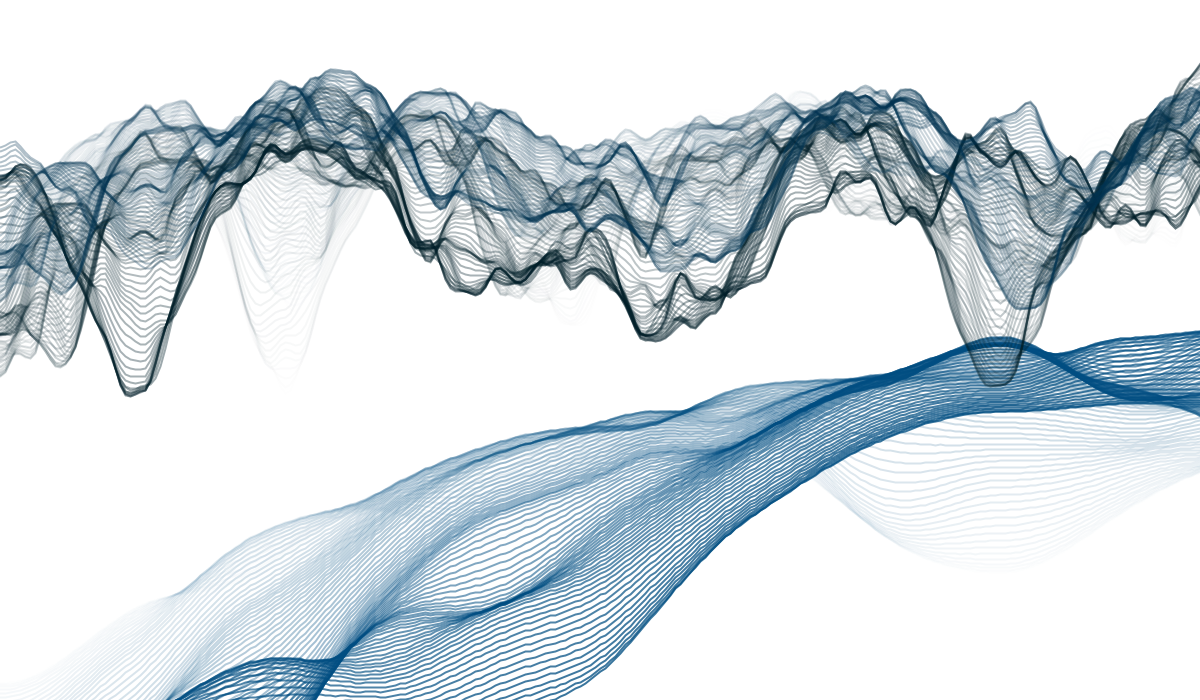
Frame 1 (no input)
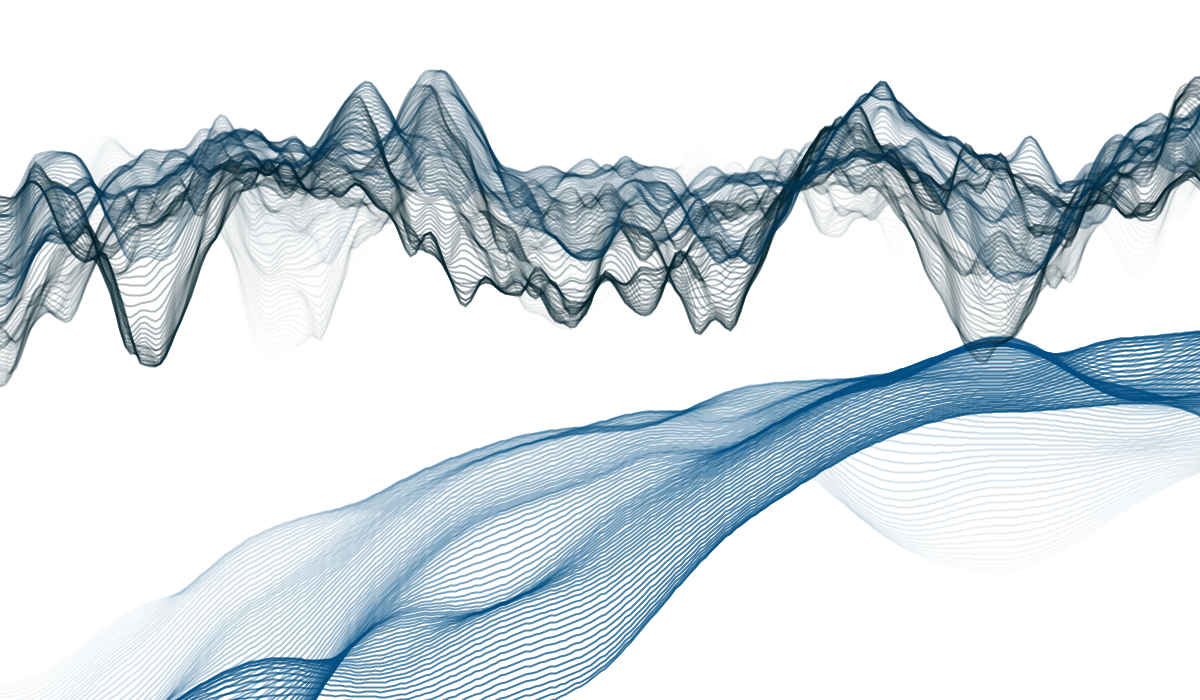
Frame 60 (the mouse pressed at the canvas centre just before this capture)
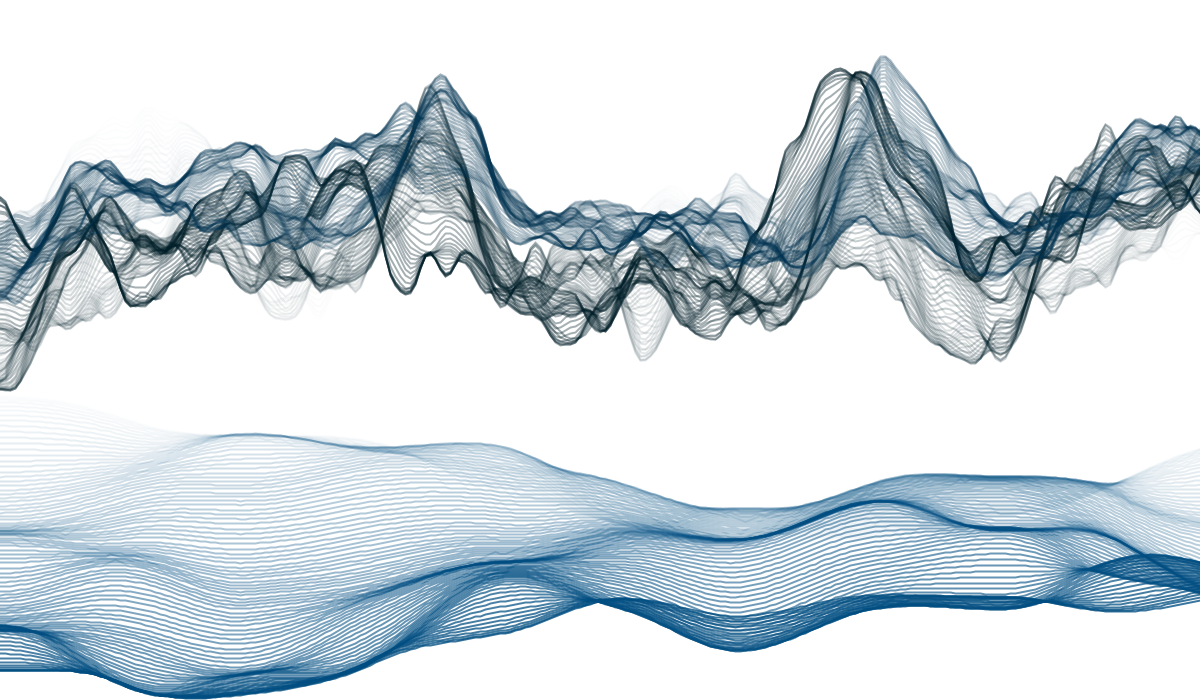
Frame 120 (the mouse held since frame 60 and released just before this capture)

The Processing sketch that drew these frames (run headless with seeded random() and noise(); from frame 60 on, the mouse is pressed at the canvas centre):

// Processing sketch: waves_modified_Maggie
// ── waves_modified_Maggie.pde
//Maggie Ma Chinese Landscape
//Reference: waves by X_lippy_XX, https://openprocessing.org/sketch/1317444

int ranges = 100;

void setup() {
  size(1200,700);
  background(255);
}

void draw() {
  background(255, 0.5);
  strokeWeight(2);
  
  fill(0,180,200, 0.9);
  int color_rgb1[] = {0,77,129};
  
  waveShape(color_rgb1, 0.001, 0.009, mouseX*0.0001, 77, 1000);  //sea
  
  int color_rgb2[] = {0,30,40};
  waveShape(color_rgb2, 0.007, 0.021, 0.004, mouseY*0.02, 500); //mountain at the front
  
  int color_rgb3[] = {0,50,80};
  waveShape(color_rgb3, 0.0068, 0.018, 0.005, 0, 400); //mountain at the back

}

/*
int color_rgb[]                stroke color
float noise_x                  x-coordinate in noise space
float noise_i                  y-coordinate in noise space
float frameCount_coefficient   the speed of the wave randomly moving
float wave_height              
float range
*/

void waveShape(int color_rgb[], float noise_x, float noise_i, float frameCount_coefficient, float wave_height, float wave_range) {

  for (int i = 0; i < ranges; i++) {
    float paint = map(i, 0, ranges, 0, wave_range/5);
    stroke(color_rgb[0],color_rgb[1],color_rgb[2],paint);

    beginShape();
    for (int x = -10; x < width + 11; x += 5) {
      float n = noise(x * noise_x, i * noise_i, frameCount * frameCount_coefficient);
      float y = map(n, 0, 1, wave_height, wave_height+wave_range);
      vertex(x, y);
    }
    endShape();
  }
}
